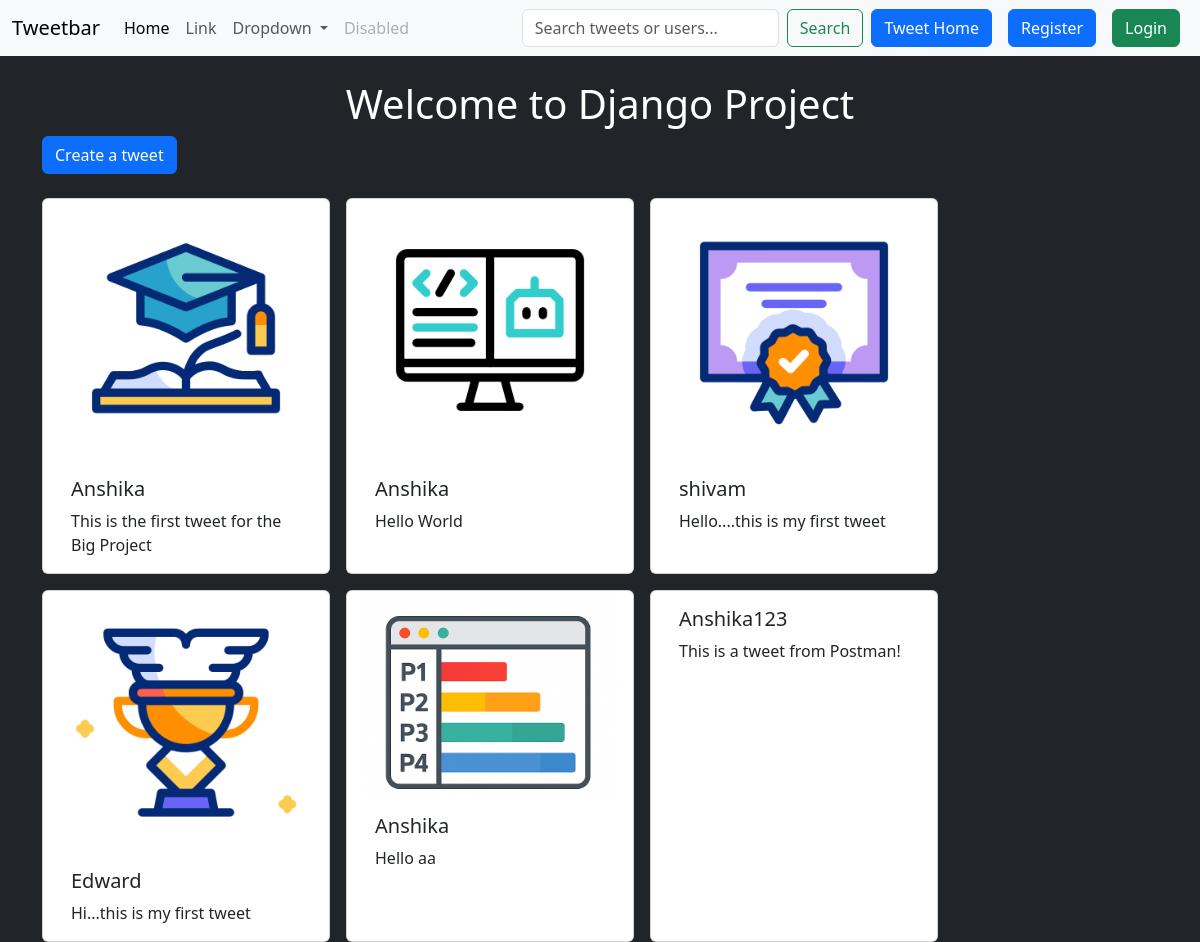
Screenshot of /tweet/ with the database file from the repository.
### tweet/models.py (models this page shows, shortened)
class Tweet(models.Model):
    user = models.ForeignKey(User, on_delete=models.CASCADE)
    text = models.TextField(max_length = 240)
    photo = models.ImageField(upload_to='photos/', blank=True, null=True)
    created_at = models.DateTimeField(auto_now_add=True)
    updated_at = models.DateTimeField(auto_now=True)

### tweet/views.py (the view)
# urls.py: path("", views.tweet_list, name='tweet_list'),
def tweet_list(request):
    query = request.GET.get('q')
    if query:
        tweets = Tweet.objects.filter(
            Q(text__icontains = query) |
            Q(user__username__icontains = query)
        ).order_by('created_at')
    else:
        tweets = Tweet.objects.all().order_by('created_at')
    return render(request, 'tweet_list.html', {'tweets' : tweets})

### tweet/templates/tweet_list.html (shortened to what this page needs)
{% extends "layout.html" %}
{% block content %}
<h1 class="text-center text-white mt-4">Welcome to Django Project</h1>
<a class="btn btn-primary mb-4" href="{% url 'tweet_create'%}">Create a tweet</a>
{% if tweets %}
<div class="container row gap-3">
    {% for tweet in tweets %}
    <div class="card" style="width: 18rem;">
        {% if tweet.photo %}
        <img src="{{ tweet.photo.url }}" class="img-fluid" alt="Tweet Image">
        {% endif %}
        <div class="card-body">
            <h5 class="card-title">{{ tweet.user.username }}</h5>
            <p class="card-text">{{ tweet.text }}</p>
        </div>
    </div>
    {% endfor %}
</div>
{% else %}
    <h4 class="text-center text-warning mt-4">No tweets found for your search.</h4>
{% endif %}
{% endblock %}

### templates/layout.html (shortened to what this page needs)
{% load static %}
<!DOCTYPE html>
<html lang="en">
<head>
    <link href="https://cdn.jsdelivr.net/npm/bootstrap@5.3.7/dist/css/bootstrap.min.css" rel="stylesheet">
</head>
<body class="bg-dark">
    <nav class="navbar navbar-expand-lg bg-body-tertiary">
        <div class="container-fluid">
            <a class="navbar-brand" href="#">Tweetbar</a>
            <div class="collapse navbar-collapse" id="navbarSupportedContent">
            <ul class="navbar-nav me-auto mb-2 mb-lg-0">
                <li class="nav-item">
                <a class="nav-link active" aria-current="page" href="#">Home</a>
                </li>
                <li class="nav-item">
                <a class="nav-link" href="#">Link</a>
                </li>
                <li class="nav-item dropdown">
                <a class="nav-link dropdown-toggle" href="#" role="button" data-bs-toggle="dropdown" aria-expanded="false">
                    Dropdown
                </a>
                </li>
                <li class="nav-item">
                <a class="nav-link disabled" aria-disabled="true">Disabled</a>
                </li>
            </ul>
            <form class="d-flex" method="get" action="{% url 'tweet_list' %}">
                <input class="form-control me-2" type="search" name="q" placeholder="Search tweets or users..." aria-label="Search" value="{{ query|default:'' }}">
                <button class="btn btn-outline-success" type="submit">Search</button>
            </form>
            <a href="{% url 'tweet_list' %}" class="btn btn-primary mx-2">Tweet Home</a>
            {% if user.is_authenticated %}
            <form method="post" action="{% url 'logout' %}">
                {% csrf_token %}
                <button class="btn btn-danger" type="submit">Logout</button>
            </form>
            {% else %}
            <a href="{% url 'register' %}" class="btn btn-primary mx-2">Register</a>
            <a href="{% url 'login' %}" class="btn btn-success mx-2">Login</a>
            {% endif %}
            </div>
        </div>
    </nav>
    <div class="container">
        {% block content %}
        {% endblock %}
    </div>
</body>
</html>

### rows the page displays
Tweet: photo (picture), user.username "Anshika", text "This is the first tweet for the Big Project"
Tweet: photo (picture), user.username "Anshika", text "Hello World"
Tweet: photo (picture), user.username "shivam", text "Hello....this is my first tweet"
Tweet: photo (picture), user.username "Edward", text "Hi...this is my first tweet"
Tweet: photo (picture), user.username "Anshika", text "Hello aa"
Tweet: user.username "Anshika123", text "This is a tweet from Postman!"
